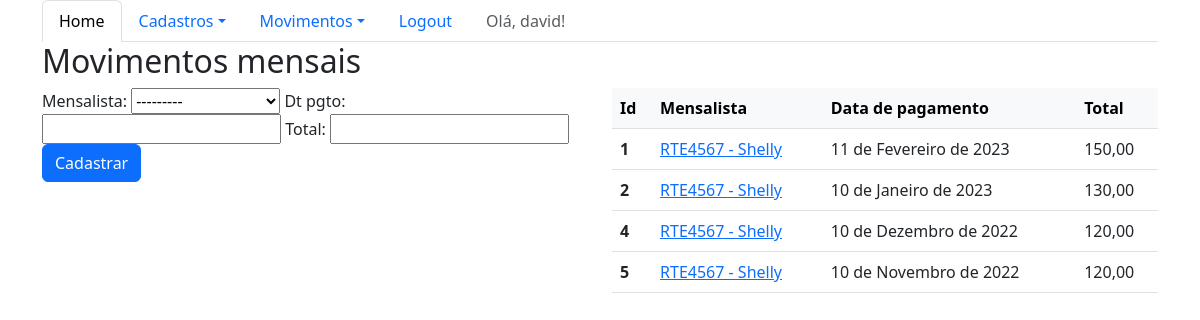
The page /sistema/movimentosmensais/ (signed in) on the database as committed earlier.
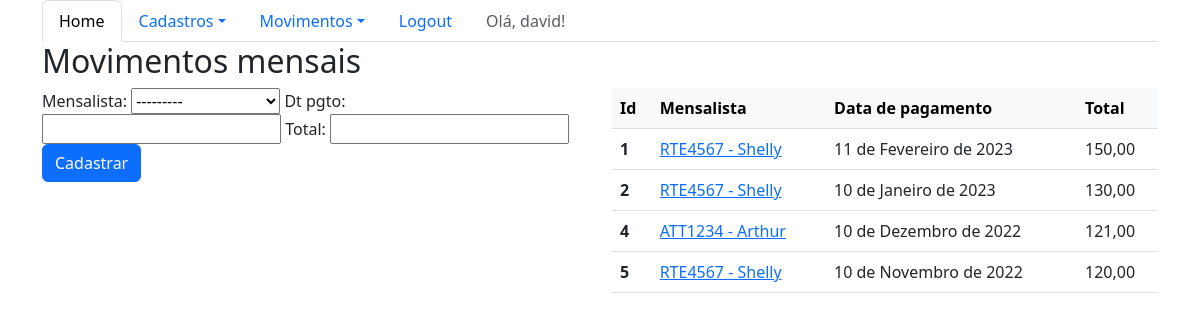
The same page on the database as committed later.
### core/models.py (models this page shows, shortened)
class MovimentoMensal(models.Model):
    mensalista = models.ForeignKey(Mensalista, on_delete=models.CASCADE)
    dt_pgto = models.DateField()
    total = models.DecimalField(max_digits=6, decimal_places=2)
    class Meta:
        verbose_name_plural = 'movimentos mensais'

class Mensalista(models.Model):
    veiculo = models.ForeignKey(Veiculo, on_delete=models.CASCADE)
    inicio = models.DateField()
    fim = models.DateField(auto_now=False, null=True, blank=True)
    valor_mes = models.DecimalField(max_digits=6, decimal_places=2)
    def __str__(self):
        return f'{self.veiculo.placa} - {self.veiculo.proprietario.nome}'

class Veiculo(models.Model):
    placa = models.CharField(max_length=7)
    marca = models.ForeignKey(Marca,blank=True,null=True, on_delete=models.CASCADE)
    proprietario = models.ForeignKey(Pessoa,on_delete=models.CASCADE)
    cor = models.CharField(max_length=15, blank=True, null=True)
    observacoes = models.TextField(blank=True, null=True)

class Pessoa(models.Model):
    nome = models.CharField(max_length=100)
    endereco = models.CharField(max_length=200,blank=True,null=True)
    telefone = models.CharField(max_length=20,blank=True,null=True)

### core/views.py (the view)
@login_required
def lista_movimentosmensais(request):
    movimentosmensais = MovimentoMensal.objects.all()
    form = MovimentoMensalForm()
    data = {'movimentosmensais': movimentosmensais, 'form': form}
    return render(request, 'core/lista_movimentosmensais.html', data )

### core/forms.py
class MovimentoMensalForm(ModelForm):
    class Meta:
        model = MovimentoMensal
        fields = '__all__'

### core/templates/core/lista_movimentosmensais.html (shortened to what this page needs)
{% extends 'logado.html' %}
{% load bootstrap %}
{% block main %}
    <div class="row">
        <div class="col-12">
            <h2>Movimentos mensais</h2>
        </div>
    </div>
    <div class="row">
        <div class="col-sm-6">
            <form action="{% url 'core_movimentomensal_novo' %}" method="POST">
                {{form|bootstrap}}
                <button type="submit" class="btn btn-primary">Cadastrar</button>
            </form>
        </div>
        <div class="col-sm-6">
            <table class="table">
              <thead class="table-light">
                <tr>
                  <th scope="col">Id</th>
                  <th scope="col">Mensalista</th>
                  <th scope="col">Data de pagamento</th>
                  <th scope="col">Total</th>
                </tr>
              </thead>
              <tbody>
                {% for movimentomensal in movimentosmensais %}
                <tr>
                  <th scope="row">{{movimentomensal.id}}</th>
                  <td><a href="{% url 'core_movimentomensal_update' movimentomensal.id %}">{{movimentomensal.mensalista}}</a></td>
                  <td>{{movimentomensal.dt_pgto}}</td>
                  <td>{{movimentomensal.total}}</td>
                </tr>
                {% endfor %}
              </tbody>
            </table>
        </div>
    </div>
{% endblock %}

Rows that differ between the two databases and show on the page:
changed MovimentoMensal id 4: mensalista "RTE4567 - Shelly" → "ATT1234 - Arthur"; total "120,00" → "121,00"
